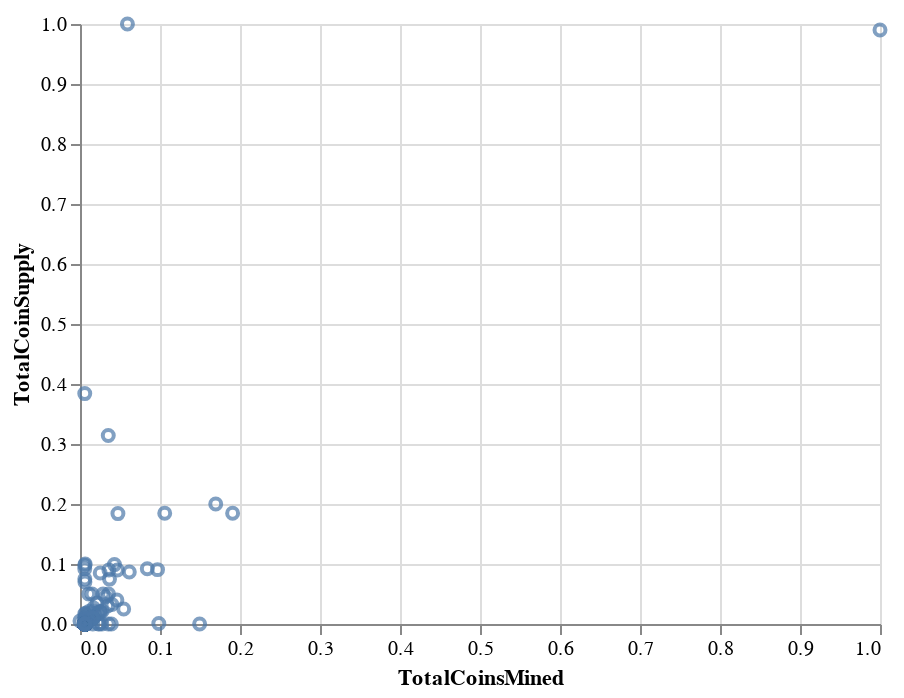

The code cell stored with this chart in its notebook:
### Code cell
# Plot the scatter with x="TotalCoinsMined" and y="TotalCoinSupply"
alt.Chart(tradable_crypto).mark_point().encode(
    x="TotalCoinsMined",
    y="TotalCoinSupply"
)

### Figure 1 — Vega-Lite specification as saved in the notebook (floating-point values rounded to 4 significant figures; data arrays with more than 128 entries replaced by an {"elided": "..."} marker saying what was removed)
{"config": {"view": {"continuousWidth": 400, "continuousHeight": 300}}, "data": {"name": "data-4d6b7235542922fe48e1bad89e60d727"}, "mark": "point", "encoding": {"x": {"type": "quantitative", "field": "TotalCoinsMined"}, "y": {"type": "quantitative", "field": "TotalCoinSupply"}}, "$schema": "https://vega.github.io/schema/vega-lite/v4.8.1.json", "datasets": {"data-4d6b7235542922fe48e1bad89e60d727": {"elided": "533 records"}}}
